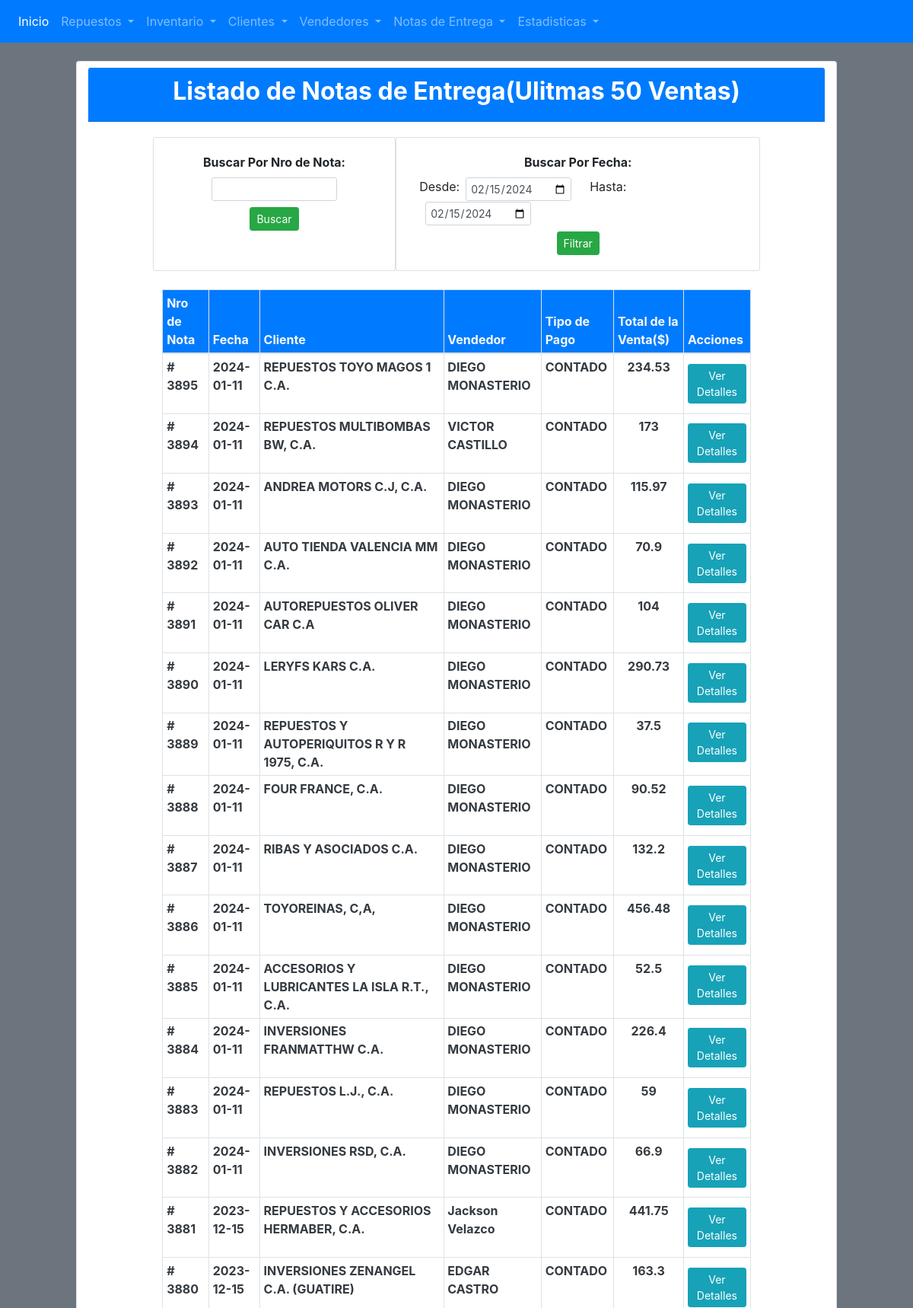
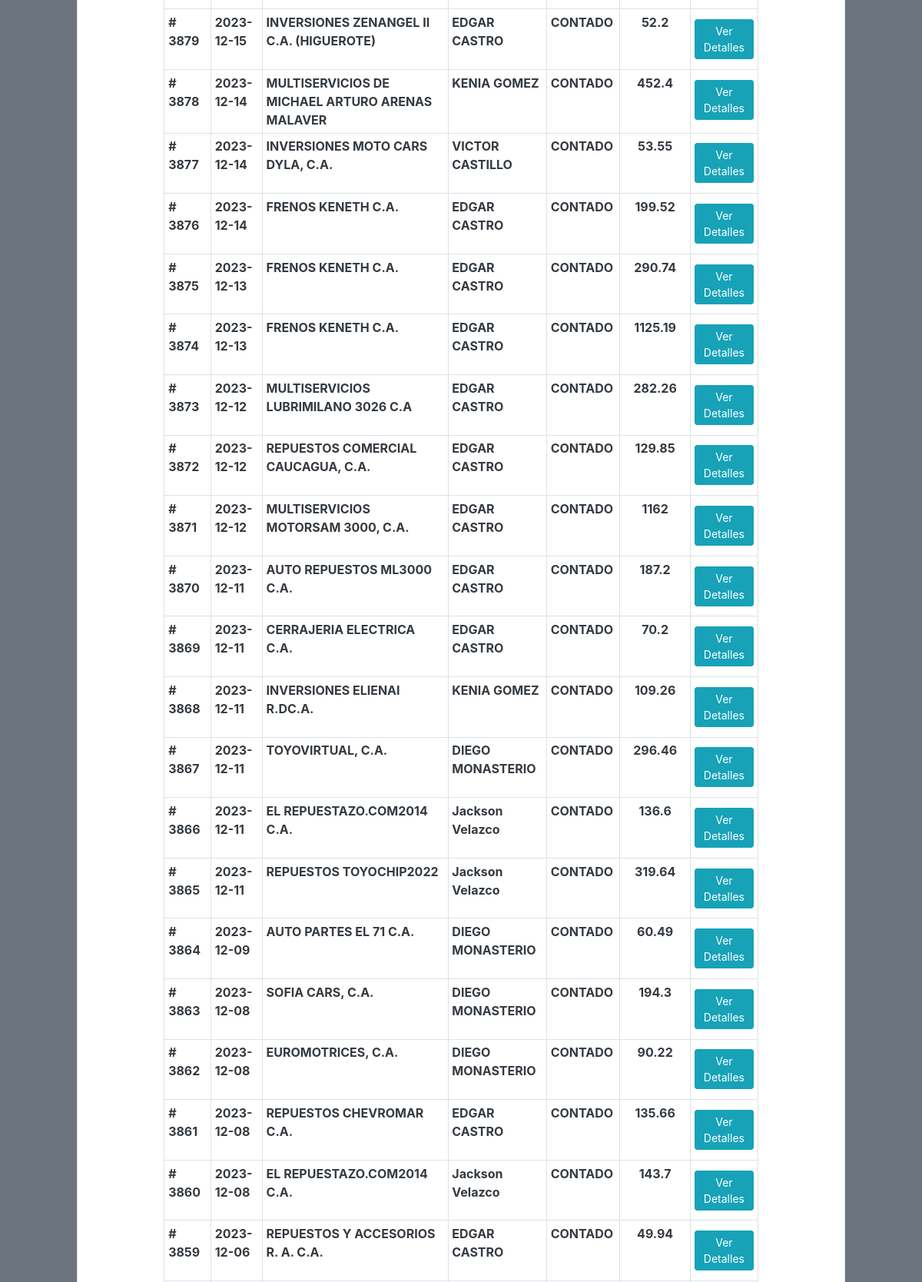
Screenshot of /notas/verListadoNotas/ (upper part) with the database file from the repository (2 pictures, top to bottom).
### tables this page shows
CREATE TABLE `ventas` (
  `idVenta` int(11) NOT NULL,
  `codigoVenta` varchar(10) NOT NULL,
  `idCliente` varchar(30) NOT NULL,
  `idVendedor` varchar(30) NOT NULL,
  `tipoPago` text NOT NULL,
  `estatusVenta` text NOT NULL,
  `fechaVenta` date NOT NULL
);

CREATE TABLE `vendedor` (
  `idVendedor` int(11) NOT NULL,
  `codigoVendedor` varchar(30) NOT NULL,
  `nombreVendedor` text NOT NULL,
  `telefonoVendedor` text NOT NULL
);

### libs/view.php (called while the page is built, shortened)
<?php
    class View{
        function render($nombre){
            require_once 'Views/'.$nombre.'.php';
        }
    }
?>

### index.php (called while the page is built, shortened)
<?php
require_once 'libs/database.php';
require_once 'libs/controller.php';
require_once 'libs/view.php';
$app = new App();
?>

### Models/notasmodel.php (called while the page is built, shortened)
<?php
class NotasModel extends Model{
    public function getAllFromVentas(){
        $items = [];
        $query = $this->db->connect()->prepare("SELECT*FROM VENTAS ORDER BY codigoVenta DESC LIMIT 50");
        try {
            $query->execute();
            while ($row = $query->fetch()) {
                $item = new Ventas();
                $queryCliente = $this->db->connect()->prepare("SELECT nombreCliente FROM CLIENTE WHERE codigoCliente = :codigoCliente");
                $queryCliente->execute(['codigoCliente'   => $row['idCliente']]);
                while ($rowCliente = $queryCliente->fetch()) {
                    $item->nombreCliente = $rowCliente['nombreCliente'];
                }
                $queryVendedor = $this->db->connect()->prepare("SELECT nombreVendedor FROM VENDEDOR WHERE codigoVendedor = :codigoVendedor");
                $queryVendedor->execute(['codigoVendedor'   => $row['idVendedor']]);
                while ($rowVendedor = $queryVendedor->fetch()) {
                    $item->nombreVendedor = $rowVendedor['nombreVendedor'];
                }
                $queryTotal = $this->db->connect()->prepare("SELECT*FROM HISTORICOVENTAS WHERE codigoVenta = :codigoVenta");
                $queryTotal->execute(['codigoVenta'   => $row['codigoVenta']]);
                $total = 0;
                while ($rowTotal = $queryTotal->fetch()) {
                    $total += $rowTotal['subtotalRep'];
                }
                $item->codigoVenta = $row["codigoVenta"];
                $item->idCliente   = $row["idCliente"];
                $item->idVendedor  = $row["idVendedor"];
                $item->tipoPago    = $row["tipoPago"];
                $item->fecha       = $row["fechaVenta"];
                $item->totalVenta  = $total;
                array_push($items,$item);
            }
            return $items;
        } catch (PDOException $e) {
            return $items;
        }
    }
}
?>

### libs/database.php (called while the page is built)
<?php
    class Database{
        private $host;
        private $user;
        private $db;
        private $pass;
        private $charset;
        public function __construct(){
            $this->host = constant('HOST');
            $this->user = constant('USER');
            $this->db = constant('DB');
            $this->pass = constant('PASSWORD');
            $this->charset = constant('CHARSET');
        }
        public function connect(){
            try {
                $connection = "mysql:host=" . $this->host . ";dbname=" . $this->db . ";charset=" . $this->charset;
                $options = [
                    PDO::ATTR_ERRMODE           => PDO::ERRMODE_EXCEPTION,
                    PDO::ATTR_EMULATE_PREPARES  => false,
                ];
                $pdo = new PDO($connection, $this->user, $this->pass, $options);
                return $pdo;
            } catch (PDOException $e) {
                print_r('Error Conection: ' . $e->getMessage());
            }
        }
    }
?>

### libs/controller.php (called while the page is built, shortened)
<?php
    class Controller{
        function loadModel($model){
            $url ='Models/' .$model.'model.php';
            if (file_exists($url)) {
                $this->model = new $modelName;
            }
        }
    }
?>

### Views/notas/listanotas.php (the view, shortened to what this page needs)
<!DOCTYPE html>
<html lang="en">
<head>
    <link rel="stylesheet" href="public/css/bootstrap.min.css">
</head>
<body class="bg-secondary">
    <?php require_once 'Views/header.php'; ?>
    <center>
    <div class="card col-md-10">
        <div class="card-header bg-primary mt-2">
            <h2 class="text-center text-white font-weight-bold">Listado de Notas de Entrega(Ulitmas 50 Ventas)</h2>
        </div>
        <div class="card-body">
        <div class="row justify-content-center">
                <div class="card col-4">
                    <div class="card-body">
                        <form class="" action="<?php echo constant('URL'); ?>notas/verListadoNotas/" method="post">
                            <label class="font-weight-bold" for="">Buscar Por Nro de Nota:</label>
                            <input class="form-control form-control-sm col-8" type="text" name="codigoVenta" id="" required="true">
                            <input type="submit" class="btn btn-sm btn-success mt-2" value="Buscar">
                        </form>
                    </div>
                </div>
                <div class="card col-6">
                    <div class="card-body">
                        <form class="" action="<?php echo constant('URL'); ?>notas/verListadoNotas/" method="post">
                            <label class="font-weight-bold" for="">Buscar Por Fecha:</label><br>
                            <div class="form-row">
                            <label for="">Desde:</label>
                            <input class="form-control form-control-sm col-4 ml-2" type="date" name="fechaInicio" value="<?php echo date("Y-m-d") ?>" id="" required="true">
                            <label class="ml-4" for="">Hasta:</label>
                            <input class="form-control form-control-sm col-4 ml-2" type="date" name="fechaFinal" value="<?php echo date("Y-m-d") ?>" id="" required="true">
                            </div>
                            <input type="submit" class="btn btn-sm btn-success mt-2" value="Filtrar">
                        </form>
                    </div>
                </div>
        </div><br>
                    <table class="col-md-10 table table-sm table-bordered text-dark table-hover">
                        <thead class="bg-primary text-light">
                            <tr>
                                <th>Nro de Nota</th>
                                <th>Fecha</th>
                                <th>Cliente</th>
                                <th>Vendedor</th>
                                <th>Tipo de Pago</th>
                                <th>Total de la Venta($)</th>
                                <th>Acciones</th>
                            </tr>
                        </thead>
                        <tbody class="font-weight-bold">
                    <?php
                    foreach ($this->ventas as $row) {
                        $venta = $row;
                            ?>
                                <tr>
                                    <td><?php echo "# ".$venta->codigoVenta; ?></td>
                                    <td><?php echo $venta->fecha; ?></td>
                                    <td><?php echo $venta->nombreCliente; ?></td>
                                    <td><?php echo $venta->nombreVendedor; ?></td>
                                    <td><?php echo $venta->tipoPago; ?></td>
                                    <td class="text-center"><?php echo $venta->totalVenta; ?></td>
                                    <td><a class="btn btn-sm btn-info mt-2 mb-2" href="<?php echo constant('URL')."notas/verNota/".$venta->codigoVenta; ?>">Ver Detalles</a></td>
                                </tr>
                            <?php
                    }
                    ?>
                    </tbody>
                    </table>
        </div>
    </div>
    <br><br>
</body>
</html>

### rows the page displays
ventas: codigoVenta "3895", fechaVenta "2024-01-11", nombreCliente "REPUESTOS TOYO MAGOS 1 C.A.", tipoPago "CONTADO", totalVenta "234.53"
vendedor: nombreVendedor "DIEGO MONASTERIO"
ventas: codigoVenta "3894", fechaVenta "2024-01-11", nombreCliente "REPUESTOS MULTIBOMBAS BW, C.A.", tipoPago "CONTADO", totalVenta "173"
vendedor: nombreVendedor "VICTOR CASTILLO"
ventas: codigoVenta "3893", fechaVenta "2024-01-11", nombreCliente "ANDREA MOTORS C.J, C.A.", tipoPago "CONTADO", totalVenta "115.97"
ventas: codigoVenta "3892", fechaVenta "2024-01-11", nombreCliente "AUTO TIENDA VALENCIA MM C.A.", tipoPago "CONTADO", totalVenta "70.9"
ventas: codigoVenta "3891", fechaVenta "2024-01-11", nombreCliente "AUTOREPUESTOS OLIVER CAR C.A", tipoPago "CONTADO", totalVenta "104"
ventas: codigoVenta "3890", fechaVenta "2024-01-11", nombreCliente "LERYFS KARS C.A.", tipoPago "CONTADO", totalVenta "290.73"
ventas: codigoVenta "3889", fechaVenta "2024-01-11", nombreCliente "REPUESTOS Y AUTOPERIQUITOS R Y R 1975, C.A.", tipoPago "CONTADO", totalVenta "37.5"
ventas: codigoVenta "3888", fechaVenta "2024-01-11", nombreCliente "FOUR FRANCE, C.A.", tipoPago "CONTADO", totalVenta "90.52"
ventas: codigoVenta "3887", fechaVenta "2024-01-11", nombreCliente "RIBAS Y ASOCIADOS C.A.", tipoPago "CONTADO", totalVenta "132.2"
ventas: codigoVenta "3886", fechaVenta "2024-01-11", nombreCliente "TOYOREINAS, C,A,", tipoPago "CONTADO", totalVenta "456.48"
ventas: codigoVenta "3885", fechaVenta "2024-01-11", nombreCliente "ACCESORIOS Y LUBRICANTES LA ISLA R.T., C.A.", tipoPago "CONTADO", totalVenta "52.5"
ventas: codigoVenta "3884", fechaVenta "2024-01-11", nombreCliente "INVERSIONES FRANMATTHW C.A.", tipoPago "CONTADO", totalVenta "226.4"
ventas: codigoVenta "3883", fechaVenta "2024-01-11", nombreCliente "REPUESTOS L.J., C.A.", tipoPago "CONTADO", totalVenta "59"
ventas: codigoVenta "3882", fechaVenta "2024-01-11", nombreCliente "INVERSIONES RSD, C.A.", tipoPago "CONTADO", totalVenta "66.9"
ventas: codigoVenta "3881", fechaVenta "2023-12-15", nombreCliente "REPUESTOS Y ACCESORIOS HERMABER, C.A.", tipoPago "CONTADO", totalVenta "441.75"
vendedor: nombreVendedor "Jackson Velazco"
ventas: codigoVenta "3880", fechaVenta "2023-12-15", nombreCliente "INVERSIONES ZENANGEL C.A. (GUATIRE)", tipoPago "CONTADO", totalVenta "163.3"
vendedor: nombreVendedor "EDGAR CASTRO"
ventas: codigoVenta "3879", fechaVenta "2023-12-15", nombreCliente "INVERSIONES ZENANGEL II C.A. (HIGUEROTE)", tipoPago "CONTADO", totalVenta "52.2"
ventas: codigoVenta "3878", fechaVenta "2023-12-14", nombreCliente "MULTISERVICIOS DE MICHAEL ARTURO ARENAS MALAVER", tipoPago "CONTADO", totalVenta "452.4"
vendedor: nombreVendedor "KENIA GOMEZ"
ventas: codigoVenta "3877", fechaVenta "2023-12-14", nombreCliente "INVERSIONES MOTO CARS DYLA, C.A.", tipoPago "CONTADO", totalVenta "53.55"
ventas: codigoVenta "3876", fechaVenta "2023-12-14", nombreCliente "FRENOS KENETH C.A.", tipoPago "CONTADO", totalVenta "199.52"
ventas: codigoVenta "3875", fechaVenta "2023-12-13", nombreCliente "FRENOS KENETH C.A.", tipoPago "CONTADO", totalVenta "290.74"
ventas: codigoVenta "3874", fechaVenta "2023-12-13", nombreCliente "FRENOS KENETH C.A.", tipoPago "CONTADO", totalVenta "1125.19"
ventas: codigoVenta "3873", fechaVenta "2023-12-12", nombreCliente "MULTISERVICIOS LUBRIMILANO 3026 C.A", tipoPago "CONTADO", totalVenta "282.26"
ventas: codigoVenta "3872", fechaVenta "2023-12-12", nombreCliente "REPUESTOS COMERCIAL CAUCAGUA, C.A.", tipoPago "CONTADO", totalVenta "129.85"
ventas: codigoVenta "3871", fechaVenta "2023-12-12", nombreCliente "MULTISERVICIOS MOTORSAM 3000, C.A.", tipoPago "CONTADO", totalVenta "1162"
ventas: codigoVenta "3870", fechaVenta "2023-12-11", nombreCliente "AUTO REPUESTOS ML3000 C.A.", tipoPago "CONTADO", totalVenta "187.2"
ventas: codigoVenta "3869", fechaVenta "2023-12-11", nombreCliente "CERRAJERIA ELECTRICA C.A.", tipoPago "CONTADO", totalVenta "70.2"
ventas: codigoVenta "3868", fechaVenta "2023-12-11", nombreCliente "INVERSIONES ELIENAI R.DC.A.", tipoPago "CONTADO", totalVenta "109.26"
ventas: codigoVenta "3867", fechaVenta "2023-12-11", nombreCliente "TOYOVIRTUAL, C.A.", tipoPago "CONTADO", totalVenta "296.46"
ventas: codigoVenta "3866", fechaVenta "2023-12-11", nombreCliente "EL REPUESTAZO.COM2014 C.A.", tipoPago "CONTADO", totalVenta "136.6"
ventas: codigoVenta "3865", fechaVenta "2023-12-11", nombreCliente "REPUESTOS TOYOCHIP2022", tipoPago "CONTADO", totalVenta "319.64"
ventas: codigoVenta "3864", fechaVenta "2023-12-09", nombreCliente "AUTO PARTES EL 71 C.A.", tipoPago "CONTADO", totalVenta "60.49"
ventas: codigoVenta "3863", fechaVenta "2023-12-08", nombreCliente "SOFIA CARS, C.A.", tipoPago "CONTADO", totalVenta "194.3"
ventas: codigoVenta "3862", fechaVenta "2023-12-08", nombreCliente "EUROMOTRICES, C.A.", tipoPago "CONTADO", totalVenta "90.22"
ventas: codigoVenta "3861", fechaVenta "2023-12-08", nombreCliente "REPUESTOS CHEVROMAR C.A.", tipoPago "CONTADO", totalVenta "135.66"
ventas: codigoVenta "3860", fechaVenta "2023-12-08", nombreCliente "EL REPUESTAZO.COM2014 C.A.", tipoPago "CONTADO", totalVenta "143.7"
ventas: codigoVenta "3859", fechaVenta "2023-12-06", nombreCliente "REPUESTOS Y ACCESORIOS R. A. C.A.", tipoPago "CONTADO", totalVenta "49.94"
